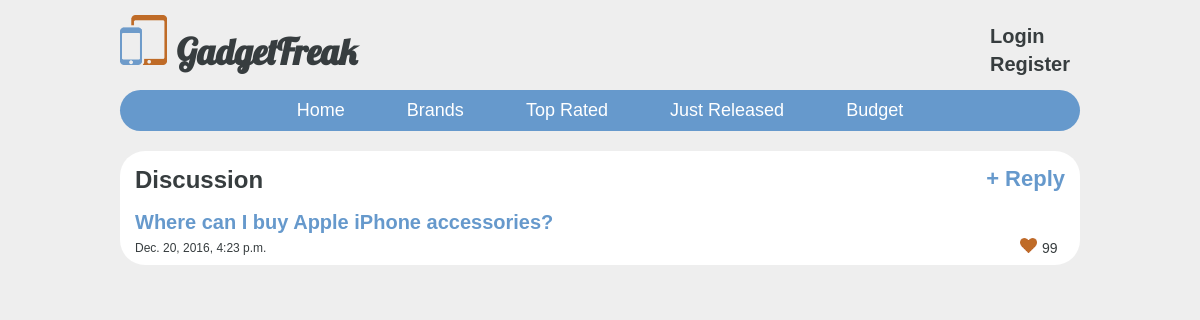
The page /forum/2 on the database its author committed.
### forum/models.py (models this page shows, shortened)
class Topic(models.Model):
    device = models.ForeignKey(Device, on_delete=models.SET_NULL, blank=True, null=True, default=None)
    body = models.CharField(max_length=1000)
    date = models.DateTimeField(default=datetime.now)
    author = models.ForeignKey(User, on_delete=models.SET_NULL, null=True)
    hearts = models.IntegerField()

### forum/views.py (the view)
# urls.py: url(r'^(?P<topic_id>[0-9]+)$', views.topic, name='topic'),
def topic(request, topic_id):
    context = {
        "topic": Topic.objects.get(id=topic_id),
        "comments": Topic.objects.get(id=topic_id).comment_set.all(),
    }
    return render(request, 'forum/forum.html', context)

### forum/templates/forum/forum.html (shortened to what this page needs)
{% extends 'home/base.html' %}
{% load staticfiles %}
{% block body %}
    <div id="discussion" class="full_menu">
        <div class="menu_title_divided">
            <h2 id="discussion_h">Discussion</h2>
            <b><a href="" class="discussion_link">+ Reply</a></b>
        </div>
        <div>
            <div class="topic_info_forum">
                <h3 class="topic_head_forum">{{ topic.body }}</h3>
                <time class="topic_date_forum">{{ topic.date }}</time>
                <div class="like_section">
                    <img src="{% static 'images/heart.png' %}" alt="Heart" class="heart_icon">
                    <p class="like_count">{{ topic.hearts }}</p>
                </div>
            </div>
        </div>
    </div>
{% endblock %}

### static/styles/style.css (style rules this page uses)
body { width: 960px; margin: auto; background-color: #EEEEEE; }
* { font-family: Helvetica; color: #373D3F; }
p { font-size: 14px; }
time { font-size: 12px; display: inline-block; width: 90%; }
.menu_title_divided { height: 50px; width: 100%; margin-bottom: 10px; }
.discussion_link { float: right; padding: 15px; text-decoration: none; font-size: 22px; color: #6699CC; }
.full_menu { border-radius: 25px; float: left; margin-bottom: 20px; width: 100%; background-color: white; height: auto; }
.topic_info_forum { margin-left: 15px; height: auto; width: 100%; margin-top: 10px; }
.topic_date_forum { float: left; margin-bottom: 10px; margin-top: 3px; }
.topic_head_forum { color: #6699CC; margin-bottom: 4px; display: inline-block; font-size: 20px; float: left; margin-top: 0; }
.heart_icon { height: 15px; width: auto; }
.like_section { float: right; width: 75px; }
.like_count { display: inline; }
#discussion_h { float: left; margin: 15px; }

### rows shown on the page
Topic: body "Where can I buy Apple iPhone accessories?", date "Dec. 20, 2016, 4:23 p.m.", hearts "99"
